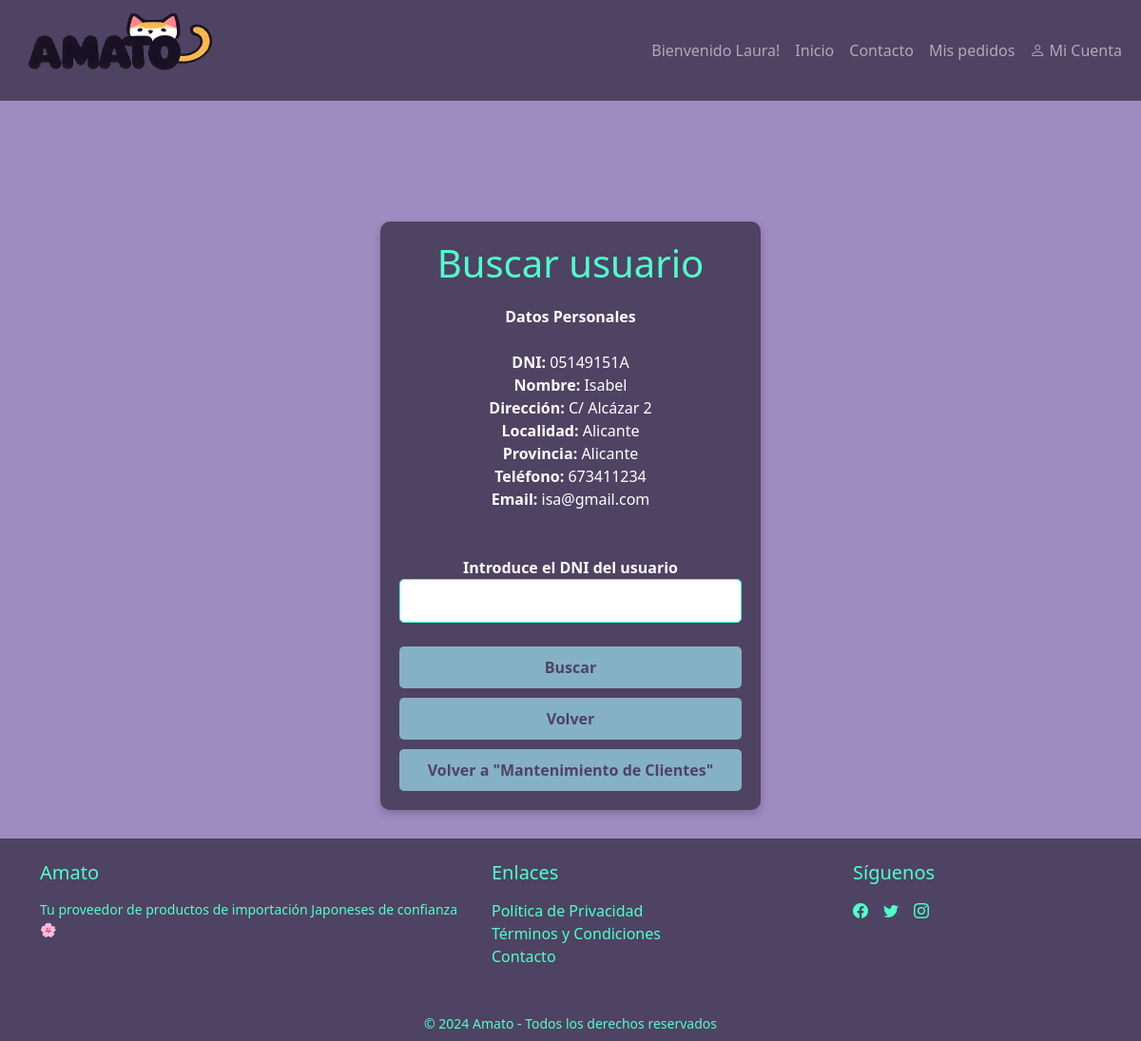
The page /search_user.php?dni=05149151A (signed in) on the database its author committed.
### tables this page shows
CREATE TABLE `usuarios` (
  `dni` varchar(9) NOT NULL,
  `nombre` varchar(30) NOT NULL,
  `direccion` varchar(50) NOT NULL,
  `localidad` varchar(30) NOT NULL,
  `provincia` varchar(30) NOT NULL,
  `telefono` varchar(9) NOT NULL,
  `email` varchar(30) NOT NULL,
  `password` varchar(75) NOT NULL,
  `admin` tinyint(1) DEFAULT 0,
  `editor` tinyint(1) DEFAULT 0
);

### user_class.php (called while the page is built, shortened)
<?php
class Usuario
{
    private $dni;
    private $nombre;
    private $direccion;
    private $localidad;
    private $provincia;
    private $telefono;
    private $email;
    public function __construct($dni, $nombre, $direccion, $localidad, $provincia, $telefono, $email, $password, $admin, $editor)
    {
        $this->dni = $dni;
        $this->nombre = $nombre;
        $this->direccion = $direccion;
        $this->localidad = $localidad;
        $this->provincia = $provincia;
        $this->telefono = $telefono;
        $this->email = $email;
    }
    public function getDni()
    {
        return $this->dni;
    }
    public function getNombre()
    {
        return $this->nombre;
    }
    public function getDireccion()
    {
        return $this->direccion;
    }
    public function getLocalidad()
    {
        return $this->localidad;
    }
    public function getProvincia()
    {
        return $this->provincia;
    }
    public function getTelefono()
    {
        return $this->telefono;
    }
    public function getEmail()
    {
        return $this->email;
    }
    public static function obtenerUsuarioDNI($dni)
    {
        $conn = conectar_db();
        if ($conn) {
            try {
                $stmt = $conn->prepare("SELECT * FROM usuarios WHERE dni = :dni");
                $stmt->bindParam(":dni", $dni);
                $stmt->execute();
                if ($stmt->rowCount() > 0) {
                    $row = $stmt->fetch(PDO::FETCH_ASSOC);
                    return new Usuario(
                        $row["dni"],
                        $row["nombre"],
                        $row["direccion"],
                        $row["localidad"],
                        $row["provincia"],
                        $row["telefono"],
                        $row["email"],
                        $row["password"],
                        $row["admin"],
                        $row["editor"],
                    );
                } else {
                    return null;
                }
            } catch (PDOException $e) {
                echo "Error al buscar cliente: " . $e->getMessage();
            } finally {
                $conn = null;
            }
        }
        return null;
    }
}

### search_user.php (the view, shortened to what this page needs)
<?php
include("user_class.php");
if ($_SERVER["REQUEST_METHOD"] == "GET") {
    $dni = isset($_GET["dni"]) ? $_GET["dni"] : null;
    if ($dni) {
        $usuario = Usuario::obtenerUsuarioDNI($dni);
        if ($usuario) {
            $dniUsuario = $usuario->getDni();
            $nombreUsuario = $usuario->getNombre();
            $direccionUsuario = $usuario->getDireccion();
            $localidadUsuario = $usuario->getLocalidad();
            $provinciaUsuario = $usuario->getProvincia();
            $telefonoUsuario = $usuario->getTelefono();
            $emailUsuario = $usuario->getEmail();
        } else {
            $msg = "Usuario no encontrado";
        }
    }
} else {
    $msg = "Acceso no válido";
}
?>
<!DOCTYPE html>
<html lang="es">
<head>
    <link rel="stylesheet" href="stylesheetcart.css">
    <link href="https://cdn.jsdelivr.net/npm/bootstrap@5.3.2/dist/css/bootstrap.min.css" rel="stylesheet">
    <link rel="stylesheet" href="https://cdn.jsdelivr.net/npm/bootstrap-icons@1.11.2/font/bootstrap-icons.min.css">
</head>
<body>
    <?php require('navbar.php') ?>
    <main class="py-5"></main>
    <div class="vh-center">
        <div id="contenedor">
            <div>
                <h1 class="titulo">Buscar usuario</h1>
            </div>
            <?php if (isset($dniUsuario)) : ?>
                <div style="color:white">
                    <strong>Datos Personales</strong><br><br>
                    <strong>DNI:</strong> <?php echo $dniUsuario; ?><br>
                    <strong>Nombre:</strong> <?php echo $nombreUsuario; ?><br>
                    <strong>Dirección:</strong> <?php echo $direccionUsuario; ?><br>
                    <strong>Localidad:</strong> <?php echo $localidadUsuario; ?><br>
                    <strong>Provincia:</strong> <?php echo $provinciaUsuario; ?><br>
                    <strong>Teléfono:</strong> <?php echo $telefonoUsuario; ?><br>
                    <strong>Email:</strong> <?php echo $emailUsuario; ?><br><br><br>
                </div>
            <?php endif; ?>
            <div id="buscador">
                <form action="search_user.php" method="get">
                    <label for="dni" class="label" style="font-weight: bold; color: white">Introduce el DNI del usuario</label>
                    <input type="text" id="dni" name="dni" required class="input">
                    <button type="submit">Buscar</button>
                    <button type="button" onclick="window.history.back()">Volver</button>
                    <button type="button" onclick="window.location.href='admin_session.php'">Volver a "Mantenimiento de Clientes"</button>
                </form>
            </div>
        </div>
    </div>
    <?php require('footer.php'); ?>
</body>
</html>

### stylesheetcart.css (style rules this page uses)
html, body { font-family: Arial, Helvetica, sans-serif; background-color: #9f8bc0 !important; margin: 0; padding: 0; display: flex; flex-direction: column; min-height: 100vh; }
.vh-center { display: flex; justify-content: center; align-items: center; height: 100%; min-height: calc(100vh - 120px); }
#contenedor { max-width: 400px; width: 100%; padding: 20px; background-color: #4e4363; border-radius: 10px; box-shadow: 0 4px 8px rgba(0, 0, 0, 0.2); text-align: center; }
#contenedor h1.titulo { color: rgb(80, 255, 203); margin-bottom: 20px; text-align: center; }
.titulo { color: rgb(80, 255, 203); }
#contenedor input[type="text"], #contenedor input[type="email"], #contenedor input[type="password"], #contenedor input[type="tel"], #contenedor input[type="number"] { width: 100%; padding: 10px; margin-bottom: 15px; border: 1px solid rgb(80, 255, 203); border-radius: 5px; background-color: white; color: #4e4363; box-sizing: border-box; }
#contenedor input::placeholder { color: #4e4363; }
#contenedor button[type="submit"], #contenedor button[type="button"] { width: 100%; padding: 10px; background-color: #85b1c5; color: #4e4363; border: none; border-radius: 5px; font-size: 16px; font-weight: bold; cursor: pointer; transition: background-color 0.3s; margin-top: 10px; }

### rows shown on the page
usuarios: dni "05149151A", nombre "Isabel", direccion "C/ Alcázar 2", localidad "Alicante", provincia "Alicante", telefono "673411234", email "isa@gmail.com"

### other values the page prints
$_SESSION['usuario']['nombre'] "Laura"
